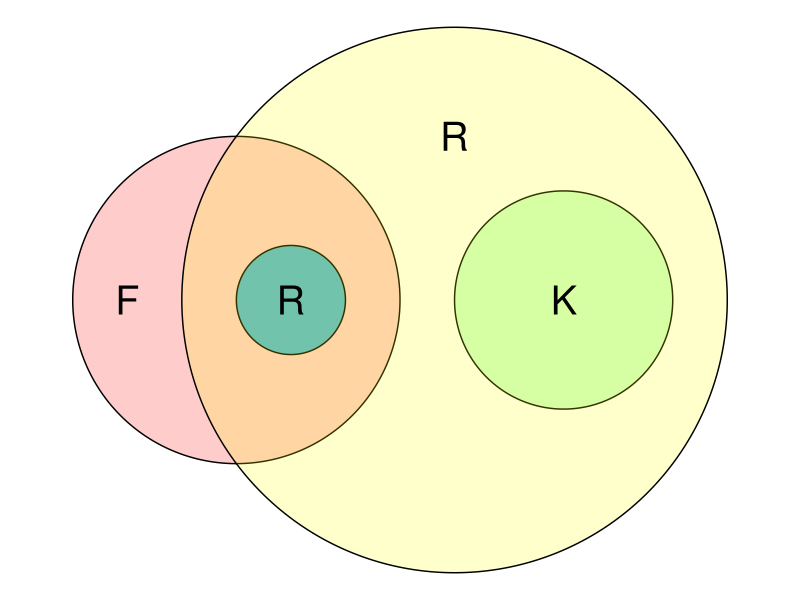
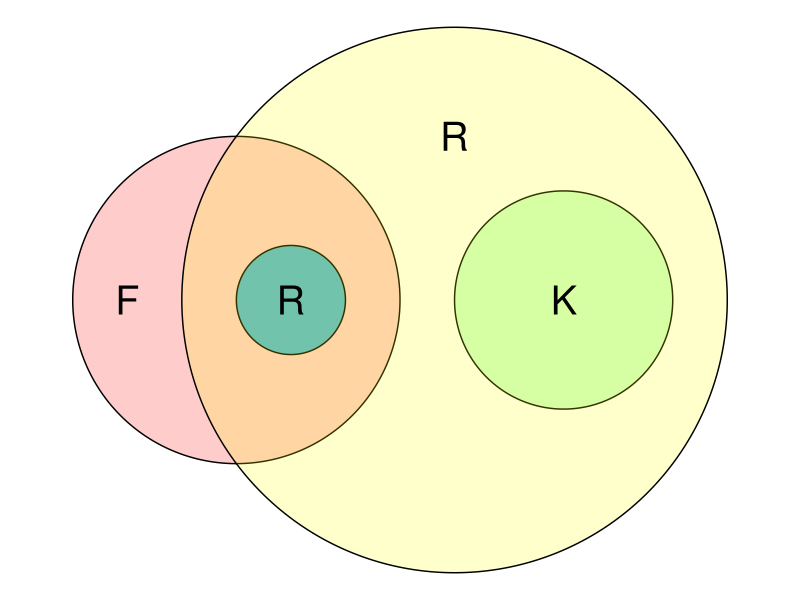

Reproduce these figures in R, in order.
## ---- chunk 1

library(tidyverse)
library(ggforce)
## ---- chunk 2

ggplot() +
  geom_circle(aes(x0 = 0, y0= 0, r = 3), fill = "red", alpha = 0.2) +
  geom_circle(aes(x0 = 1, y0= 0, r = 1), fill = "#4DB4D7", alpha = 1) +
  geom_circle(aes(x0 = 6, y0= 0, r = 2), fill = "green", alpha = 0.2) +
  geom_circle(aes(x0 = 4, y0= 0, r = 5), fill = "yellow", alpha = 0.2) +
  annotate("text", x = -2 , y = 0, label = "F", size = 10) +
  annotate("text", x = 1 , y = 0, label = "R", size = 10) +
  annotate("text", x = 6 , y = 0, label = "K", size = 10) +
  annotate("text", x = 4 , y = 3, label = "R", size = 10) +
  coord_fixed() + 
  theme_void()

ggsave("Eulerdiagram.png")

